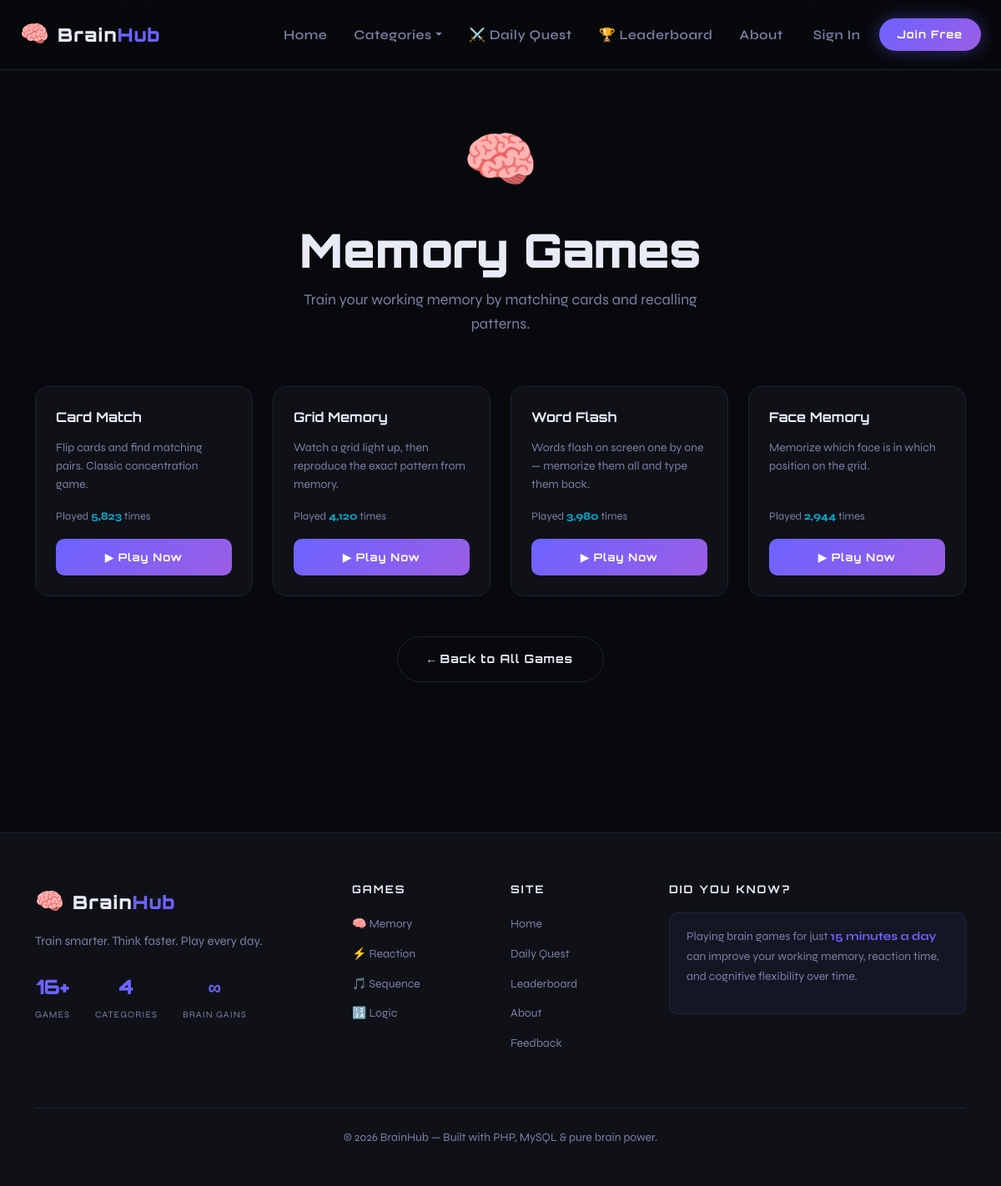
Page /category.php?slug=memory on the committed database.
### tables this page shows
CREATE TABLE categories (
    id INT AUTO_INCREMENT PRIMARY KEY,
    name VARCHAR(100) NOT NULL,
    slug VARCHAR(100) NOT NULL UNIQUE,
    icon VARCHAR(10) NOT NULL,
    description TEXT,
    color VARCHAR(50) DEFAULT '#6c63ff'
);

CREATE TABLE games (
    id INT AUTO_INCREMENT PRIMARY KEY,
    category_id INT NOT NULL,
    title VARCHAR(150) NOT NULL,
    slug VARCHAR(150) NOT NULL UNIQUE,
    description TEXT,
    status ENUM('active','draft') DEFAULT 'active',
    plays INT DEFAULT 0,
    created_at TIMESTAMP DEFAULT CURRENT_TIMESTAMP,
    FOREIGN KEY (category_id) REFERENCES categories(id) ON DELETE CASCADE
);

### category.php (the view, shortened to what this page needs)
<?php
require_once __DIR__ . "/includes/db.php";
$slug = $_GET['slug'] ?? '';
$stmt = $pdo->prepare("SELECT * FROM categories WHERE slug = ?");
$stmt->execute([$slug]);
$cat = $stmt->fetch();
$stmt = $pdo->prepare("SELECT * FROM games WHERE category_id = ? AND status = 'active' ORDER BY plays DESC");
$stmt->execute([$cat['id']]);
$games = $stmt->fetchAll();
require_once __DIR__ . "/includes/header.php";
?>
<section class="page-hero">
    <div class="container">
        <div style="font-size:72px; margin-bottom:16px"><?php echo $cat['icon']; ?></div>
        <h1 class="page-title"><?php echo htmlspecialchars($cat['name']); ?></h1>
        <p class="page-subtitle"><?php echo htmlspecialchars($cat['description']); ?></p>
    </div>
</section>
<section class="section-pad" style="padding-top: 20px">
    <div class="container">
        <div class="row g-4">
            <?php foreach ($games as $game): ?>
            <div class="col-lg-3 col-sm-6">
                <div class="game-card">
                    <div class="game-card-top">
                        <div class="game-title"><?php echo htmlspecialchars($game['title']); ?></div>
                    </div>
                    <p class="game-desc"><?php echo htmlspecialchars($game['description']); ?></p>
                    <div class="game-plays">Played <span><?php echo number_format($game['plays']); ?></span> times</div>
                    <a class="btn-play" href="/brainhub/brainhub/game.php?slug=<?php echo urlencode($game['slug']); ?>">▶ Play Now</a>
                </div>
            </div>
            <?php endforeach; ?>
        </div>
        <div class="text-center mt-5">
            <a href="/brainhub/brainhub/" class="btn-outline-hero">← Back to All Games</a>
        </div>
    </div>
</section>
<?php require_once __DIR__ . "/includes/footer.php"; ?>

### assets/css/style.css (style rules this page uses)
:root { --bg-dark: #08090d; --bg-card: #0f1117; --bg-card2: #13151e; --border: #1e2235; --border-glow: rgba(108, 99, 255, 0.3); --primary: #6c63ff; --primary-glow: rgba(108, 99, 255, 0.4); --accent-orange: #f7931e; --accent-cyan: #00b4d8; --accent-green: #38b000; --accent-pink: #ff006e; --text-main: #e8eaf6; --text-muted: #7b7fa3; --font-display: 'Orbitron', monospace; --font-body: 'Syne', sans-serif; --radius: 16px; --radius-sm: 10px; --transition: 0.25s cubic-bezier(0.4, 0, 0.2, 1); }
* { box-sizing: border-box; margin: 0; padding: 0; }
html { scroll-behavior: smooth; }
body { background: var(--bg-dark); color: var(--text-main); font-family: var(--font-body); font-size: 16px; line-height: 1.6; min-height: 100vh; overflow-x: hidden; }
.btn-outline-hero { background: transparent; color: var(--text-main); font-family: var(--font-display); font-size: 14px; font-weight: 700; letter-spacing: 1px; padding: 15px 36px; border-radius: 50px; border: 1px solid var(--border); text-decoration: none; transition: var(--transition); display: inline-flex; align-items: center; gap: 8px; }
.game-card { background: var(--bg-card); border: 1px solid var(--border); border-radius: var(--radius); padding: 24px; position: relative; overflow: hidden; transition: var(--transition); height: 100%; display: flex; flex-direction: column; }
.game-card-top { display: flex; justify-content: space-between; align-items: flex-start; margin-bottom: 12px; gap: 10px; }
.game-title { font-family: var(--font-display); font-size: 16px; font-weight: 700; color: var(--text-main); }
.game-desc { font-size: 14px; color: var(--text-muted); flex: 1; margin-bottom: 16px; }
.game-plays { font-size: 13px; color: var(--text-muted); margin-bottom: 16px; }
.game-plays span { color: var(--accent-cyan); font-weight: 700; }
.btn-play { display: block; text-align: center; background: linear-gradient(135deg, var(--primary), #9b5de5); color: white; font-family: var(--font-display); font-size: 13px; font-weight: 700; letter-spacing: 1px; padding: 12px; border-radius: var(--radius-sm); text-decoration: none; transition: var(--transition); border: none; }
.page-hero { padding: 60px 0 40px; text-align: center; }
.page-title { font-family: var(--font-display); font-size: clamp(2rem, 5vw, 3.5rem); font-weight: 900; margin-bottom: 12px; }
.page-subtitle { color: var(--text-muted); font-size: 18px; max-width: 500px; margin: 0 auto; }
.section-pad { padding: 80px 0; }

### rows in the picture
categories: icon "🧠", name "Memory Games", description "Train your working memory by matching cards and recalling patterns."
games: title "Card Match", description "Flip cards and find matching pairs. Classic concentration game.", plays "5,823"
games: title "Grid Memory", description "Watch a grid light up, then reproduce the exact pattern from memory.", plays "4,120"
games: title "Word Flash", description "Words flash on screen one by one — memorize them all and type them back.", plays "3,980"
games: title "Face Memory", description "Memorize which face is in which position on the grid.", plays "2,944"
